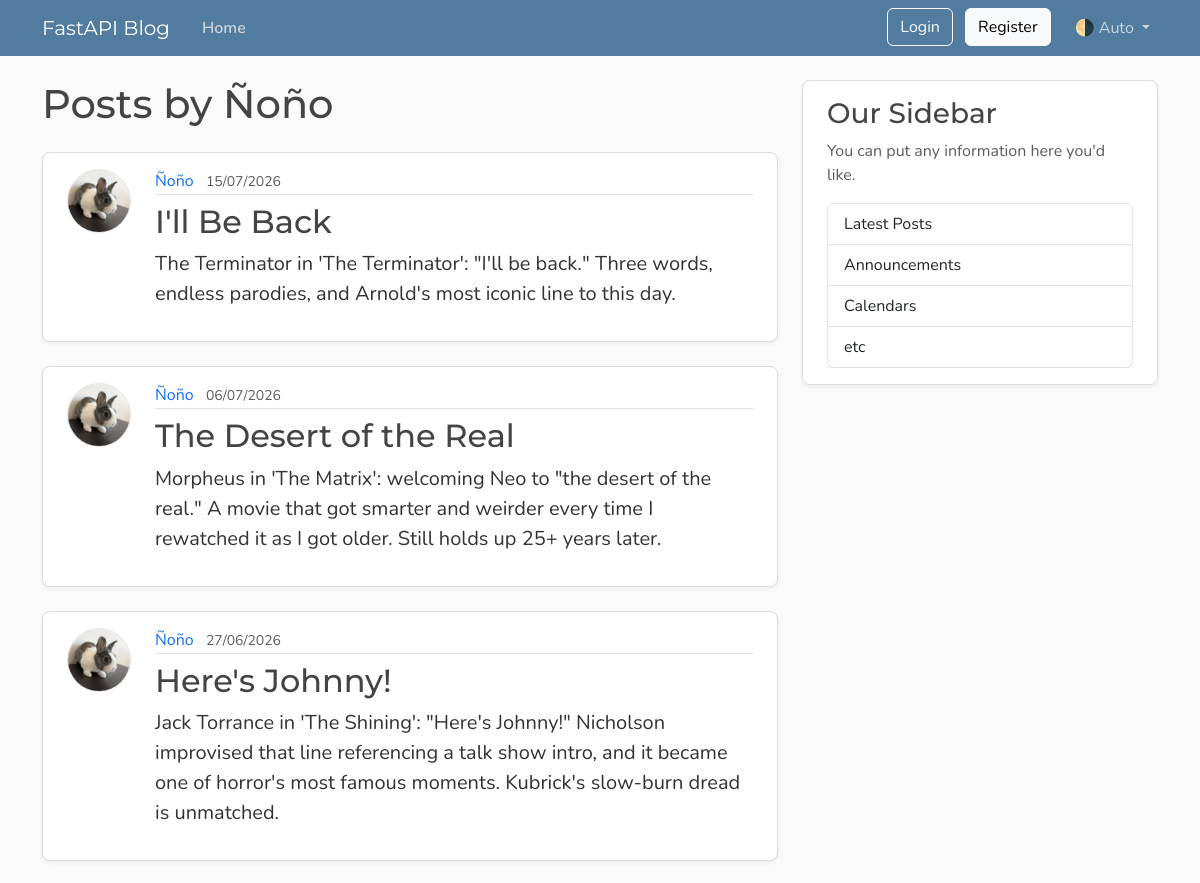
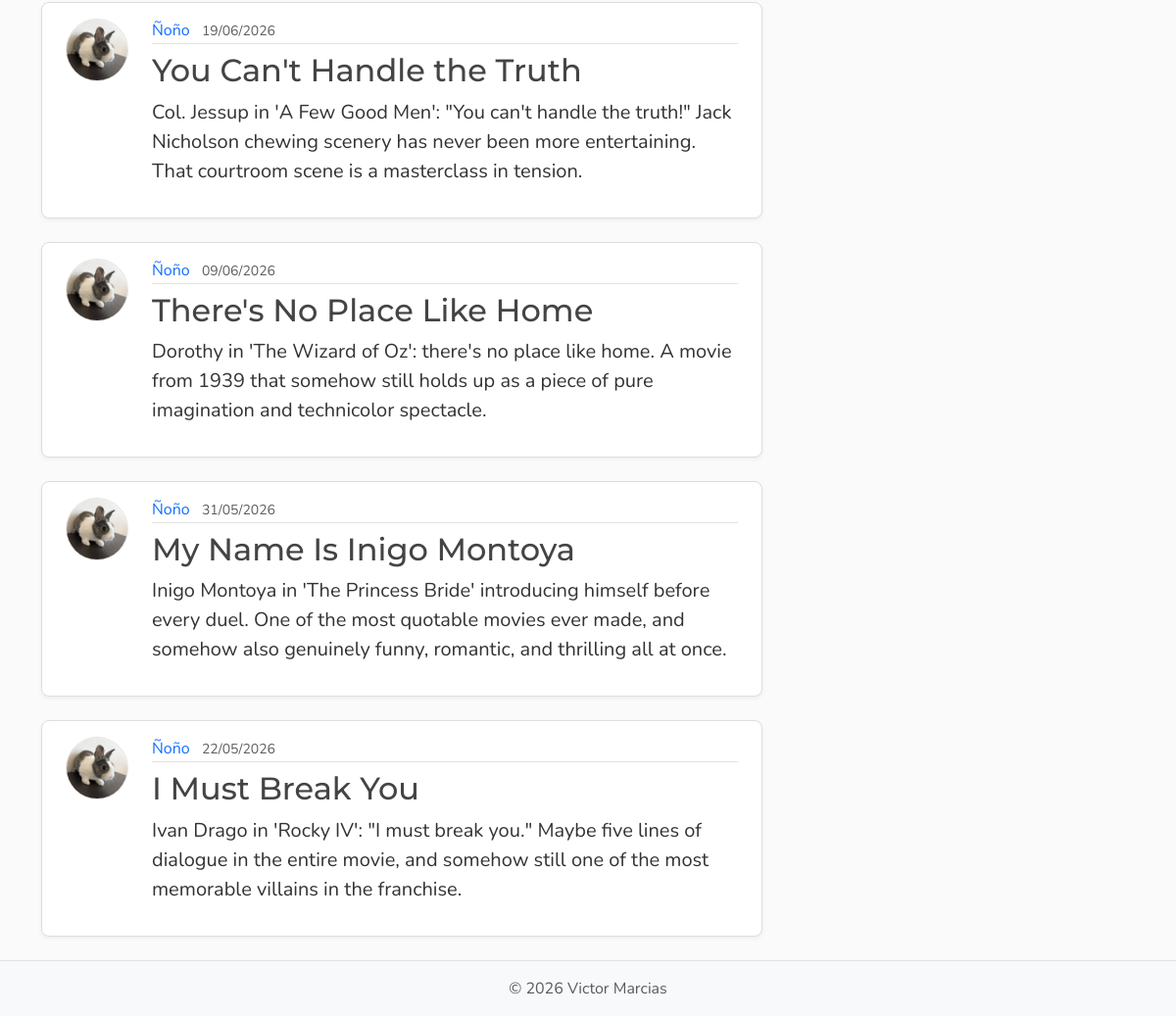
The page /users/3/posts on the database its author committed (2 pictures, top to bottom).
### models.py (models this page shows, shortened)
class User(Base):
    __tablename__ = "users"
    id: Mapped[int] = mapped_column(Integer, primary_key=True, index=True)
    username: Mapped[str] = mapped_column(String(50), unique=True, nullable=False)
    email: Mapped[str] = mapped_column(String(120), unique=True, nullable=False)
    password_hash: Mapped[str] = mapped_column(String(200), nullable=False)
    image_file: Mapped[str | None] = mapped_column(
        String(200),
        nullable=True,
        default=None,
    )
    posts: Mapped[list[Post]] = relationship(
        back_populates="author",
        cascade="all, delete-orphan"
    )

class Post(Base):
    __tablename__ = "posts"
    id: Mapped[int] = mapped_column(Integer, primary_key=True, index=True)
    title: Mapped[str] = mapped_column(String(100), nullable=False)
    content: Mapped[str] = mapped_column(Text, nullable=False)
    user_id: Mapped[int] = mapped_column(
        ForeignKey("users.id"),
        nullable=False,
        index=True,
    )
    date_posted: Mapped[datetime] = mapped_column(
        DateTime(timezone=True),
        default=lambda: datetime.now(UTC),
    )
    author: Mapped[User] = relationship(back_populates="posts")

### main.py (the view)
@app.get("/users/{user_id}/posts", include_in_schema=False, name="user_posts")
async def user_posts_page(
    request: Request,
    user_id: int,
    db: Annotated[AsyncSession, Depends(get_db)],
):
    result = await db.execute(
        select(models.User)
        .where(models.User.id == user_id)
    )
    user = result.scalars().first()
    if not user:
        raise HTTPException(
            status_code=status.HTTP_404_NOT_FOUND,
            detail="User not found",
        )
    result = await db.execute(
        select(models.Post)
        .options(selectinload(models.Post.author))
        .where(models.Post.user_id == user_id)
        .order_by(models.Post.date_posted.desc())
    )
    posts = result.scalars().all()
    return templates.TemplateResponse(
        request,
        "user_posts.html",
        {"posts": posts, "user": user, "title": f"{user.username}'s Posts"},
    )

### templates/user_posts.html
{% extends "layout.html" %}
{% block content %}
  <h1 class="mb-4">Posts by {{ user.username }}</h1>
  {% for post in posts %}
    <article class="content-section py-3 px-4 mb-4">
      <div class="d-flex align-items-start gap-4">
        <img class="rounded-circle article-img flex-shrink-0"
             src="{{ post.author.image_path }}"
             alt="{{ post.author.username }}'s profile picture"
             width="64"
             height="64"
             loading="lazy">
        <div class="flex-grow-1">
          <div class="article-metadata mb-2">
            <a class="me-2"
               href="{{ url_for('user_posts', user_id=post.author.id) }}">{{ post.author.username }}</a>
            <small class="text-body-secondary">{{ post.date_posted.strftime('%d/%m/%Y') }}</small>
          </div>
          <h2>
            <a class="article-title"
               href="{{ url_for('post_page', post_id=post.id) }}">{{ post.title }}</a>
          </h2>
          <p class="article-content">{{ post.content }}</p>
        </div>
      </div>
    </article>
  {% else %}
    <p class="text-body-secondary">No posts by this user yet.</p>
  {% endfor %}
{% endblock content %}

### static/css/main.css (style rules this page uses)
:root { --font-heading: "Montserrat", system-ui, -apple-system, BlinkMacSystemFont, sans-serif; --font-body: "Nunito", system-ui, -apple-system, BlinkMacSystemFont, sans-serif; --color-bg-body: #fafafa; --color-bg-content: #ffffff; --color-text-primary: #333333; --color-text-heading: #444444; --color-steel: #527c9f; --color-nav-link: #cbd5db; --color-nav-link-hover: #ffffff; --color-link-hover: #428bca; --color-border: #dddddd; --color-border-light: #e3e3e3; --spacing-xl: 5rem; --article-img-size: 4rem; --account-img-size: 7.813rem; }
body { font-family: var(--font-body); background: var(--color-bg-body); color: var(--color-text-primary); }
h1, h2, h3, h4, h5, h6 { font-family: var(--font-heading); color: var(--color-text-heading); }
a { text-decoration: none; }
.content-section { background: var(--color-bg-content); border: 1px solid var(--color-border); border-radius: 0.5rem; box-shadow: 0 2px 4px rgba(15, 23, 42, 0.05); transition: box-shadow 0.15s ease, transform 0.15s ease, border-color 0.15s ease; }
.article-title { color: var(--color-text-heading); transition: color 0.2s ease-in-out; }
.article-content { white-space: pre-line; font-size: 1.25rem; }
.article-img { height: var(--article-img-size); width: var(--article-img-size); flex-shrink: 0; object-fit: cover; border: 1px solid var(--color-border-light); box-shadow: 0 0 0 2px var(--color-bg-content); }
.article-metadata { padding-bottom: 0.063rem; border-bottom: 1px solid var(--color-border-light); }
.article-metadata a { transition: color 0.2s ease-in-out; }

### rows shown on the page
User: username "Ñoño"
Post: author.image_path (picture), author.username "Ñoño", date_posted "15/07/2026", title "I'll Be Back", content "The Terminator in 'The Terminator': \"I'll be back.\" Three words, endless parodies, and Arnold's most iconic line to this day."
Post: author.image_path (picture), author.username "Ñoño", date_posted "06/07/2026", title "The Desert of the Real", content "Morpheus in 'The Matrix': welcoming Neo to \"the desert of the real.\" A movie that got smarter and weirder every time I rewatched it as I got older. Still holds up 25+ years later."
Post: author.image_path (picture), author.username "Ñoño", date_posted "27/06/2026", title "Here's Johnny!", content "Jack Torrance in 'The Shining': \"Here's Johnny!\" Nicholson improvised that line referencing a talk show intro, and it became one of horror's most famous moments. Kubrick's slow-burn dread is unmatched."
Post: author.image_path (picture), author.username "Ñoño", date_posted "19/06/2026", title "You Can't Handle the Truth", content "Col. Jessup in 'A Few Good Men': \"You can't handle the truth!\" Jack Nicholson chewing scenery has never been more entertaining. That courtroom scene is a masterclass in tension."
Post: author.image_path (picture), author.username "Ñoño", date_posted "09/06/2026", title "There's No Place Like Home", content "Dorothy in 'The Wizard of Oz': there's no place like home. A movie from 1939 that somehow still holds up as a piece of pure imagination and technicolor spectacle."
Post: author.image_path (picture), author.username "Ñoño", date_posted "31/05/2026", title "My Name Is Inigo Montoya", content "Inigo Montoya in 'The Princess Bride' introducing himself before every duel. One of the most quotable movies ever made, and somehow also genuinely funny, romantic, and thrilling all at once."
Post: author.image_path (picture), author.username "Ñoño", date_posted "22/05/2026", title "I Must Break You", content "Ivan Drago in 'Rocky IV': \"I must break you.\" Maybe five lines of dialogue in the entire movie, and somehow still one of the most memorable villains in the franchise."
